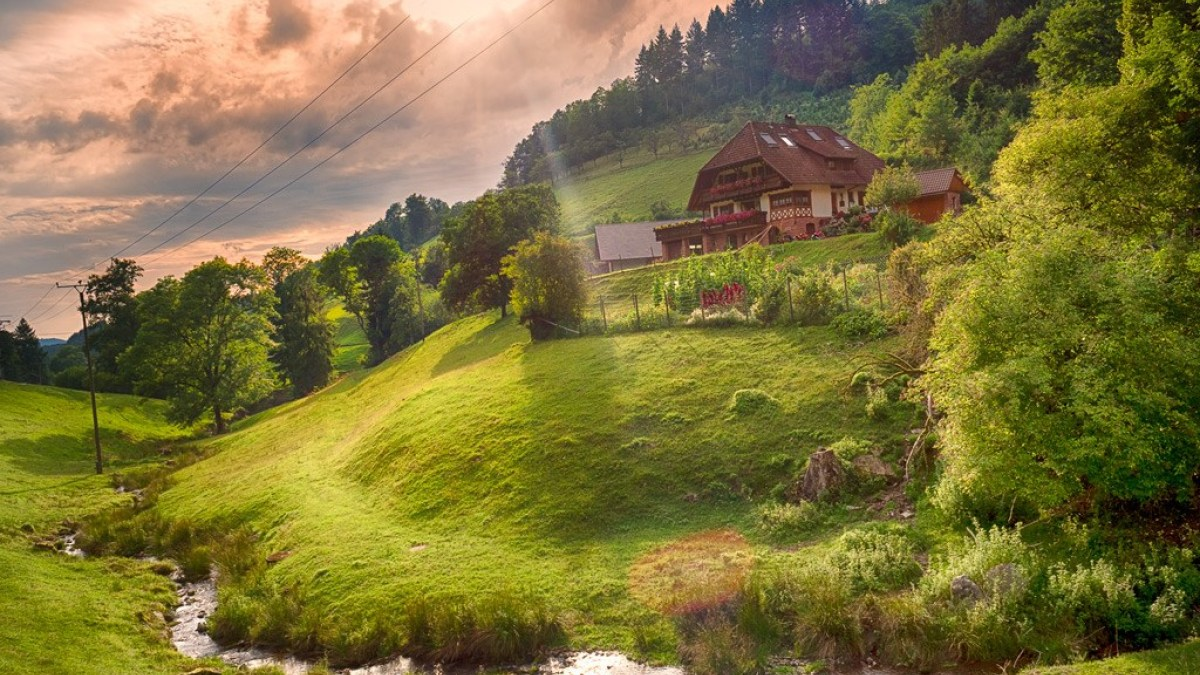
#> input picture python/4 - Cores/img.jpg, 1200 x 675 px
$ python 'episode 1.py'
#> lines starting #> are read from the running program, lines starting #| are printed output that depends on the picture
import cv2
from matplotlib import pyplot as plt
import numpy as np

img = cv2.imread("img.jpg")
#> img is the input picture: shape (675, 1200, 3); mean B, G, R 59, 115.5, 126.1
img = cv2.cvtColor(img, cv2.COLOR_BGR2RGB)

# [11 lines of commented-out code are left out]

img[img > 155] = 0
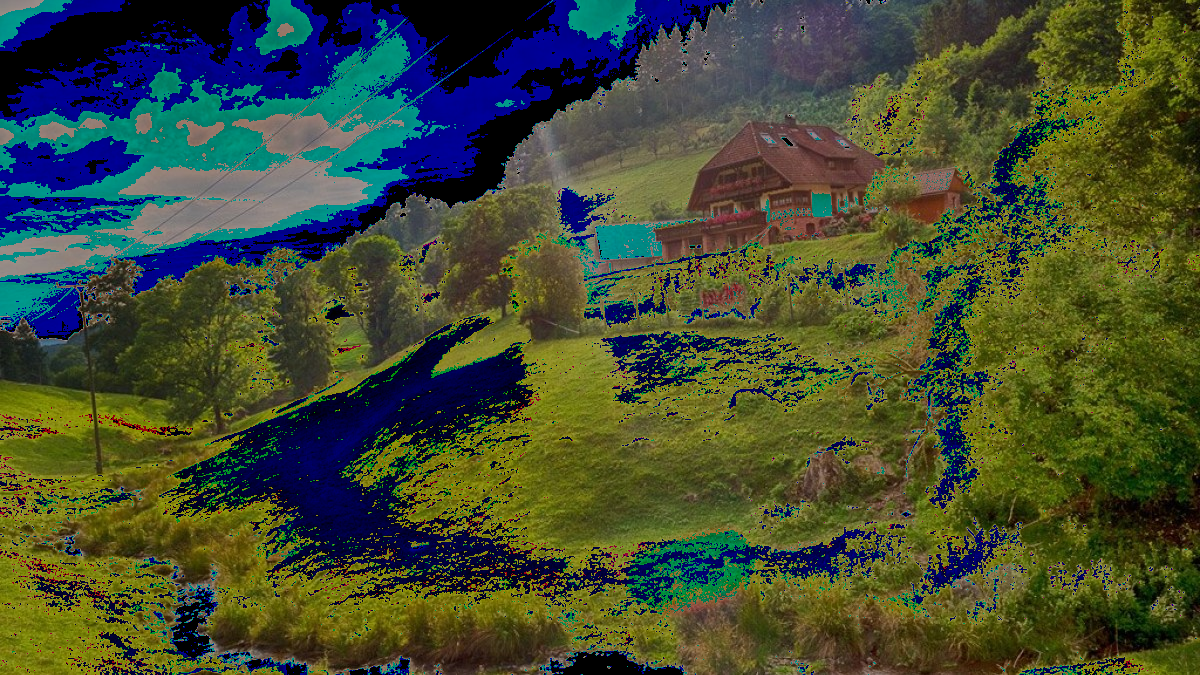
#> img: shape (675, 1200, 3); mean R, G, B 67.1, 75.7, 50.6
plt.imshow(img, cmap='bone', interpolation='hermite')
plt.show()
